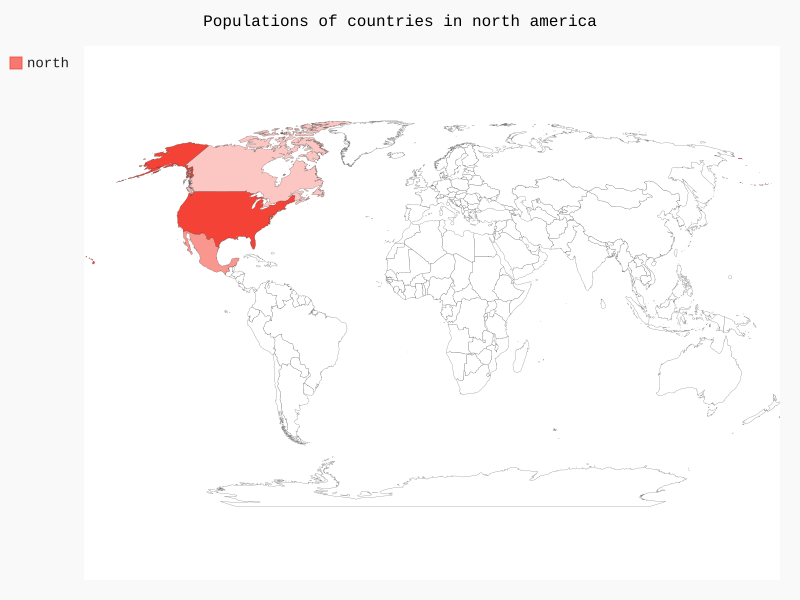

Reproduce this figure in Python.
import pygal
from pygal_maps_world.maps import World

wm = World()

wm.title='Populations of countries in north america'
wm.add("north",{'ca':3412600,'us':309349000,'mx':113423000})

wm.render_to_file('na_population.svg')
